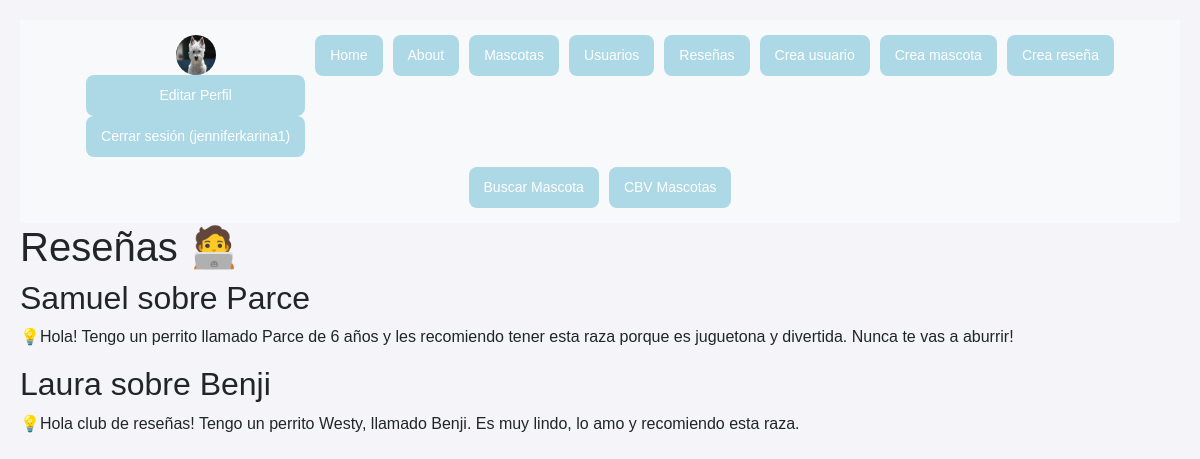
Screenshot of /reseñas/ (signed in) with the database file from the repository.
### accounts/models.py (models this page shows, shortened)
class Avatar(models.Model):
    user = models.OneToOneField(User, on_delete=models.CASCADE)
    imagen = models.ImageField(upload_to='avatares/', null=True, blank=True)

### myapp/models.py (models this page shows, shortened)
class Reseña(models.Model):
    usuario = models.ForeignKey(Usuario, on_delete=models.CASCADE)
    mascota = models.ForeignKey(Mascota, on_delete=models.CASCADE)
    comentario = models.TextField()

class Usuario(models.Model):
    name = models.CharField(max_length=200)
    email = models.EmailField()

class Mascota(models.Model):
    name = models.CharField(max_length=200)
    raza = models.CharField(max_length=200, default="Desconocida")
    edad = models.IntegerField(default=0)
    usuario = models.ForeignKey(Usuario, on_delete=models.CASCADE, default=1)

### myapp/views.py (called while the page is built)
@login_required(login_url='accounts:login')
def reseñas(request):
    reseñas = Reseña.objects.all()
    return render(request, 'reseñas/reseña.html', {'reseñas': reseñas})

### myapp/templates/reseñas/reseña.html
{% extends 'layouts/base.html' %}
{% block content %}
<h1>Reseñas 🧑‍💻</h1>
{% for reseña in reseñas %}
    <article>
        <h2>{{ reseña.usuario.name }} sobre {{ reseña.mascota.name }}</h2>
        <p>💡{{ reseña.comentario }}</p>
    </article>
{% empty %}
    <p>No hay reseñas disponibles.</p>
{% endfor %}
{% endblock %}

### myapp/templates/layouts/base.html (shortened to what this page needs)
<!DOCTYPE html>
<html lang="es">
<head>
    <link rel="stylesheet" href="https://maxcdn.bootstrapcdn.com/bootstrap/4.5.2/css/bootstrap.min.css">
</head>
<body>
<nav>
    <ul>
        <li>
            {% if user.is_authenticated %}
                {% if user.avatar %}
                    {% if user.avatar.imagen %}
                        <img src="{{ user.avatar.imagen.url }}" alt="Avatar" class="avatar-img">
                    {% endif %}
                {% endif %}
                <a href="{% url 'accounts:edit' %}">Editar Perfil</a>
                <a href="{% url 'accounts:logout' %}">Cerrar sesión ({{ user.username }})</a>
            {% else %}
                <a href="{% url 'accounts:login' %}">Iniciar sesión</a>
                <a href="{% url 'accounts:signup' %}">Registrarse</a>
            {% endif %}
        </li>
        <li>
            <a href="/">Home</a>
        </li>
        <li>
            <a href="/about">About</a>
        </li>
        <li>
            <a href="/mascotas">Mascotas</a>
        </li>
        <li>
            <a href="/usuario">Usuarios</a>
        </li>
        <li>
            <a href="/reseñas">Reseñas</a>
        </li>
        <li>
            <a href="/crea_usuario">Crea usuario</a>
        </li>
        <li>
            <a href="/crea_mascota">Crea mascota</a>
        </li>
        <li>
            <a href="/crea_reseña">Crea reseña</a>
        </li>
        <li>
            <a href="/buscar_mascota/">Buscar Mascota</a>
        </li>
        <li>
            <a href="{% url 'mascota_cbv_list' %}">CBV Mascotas</a>
        </li>
    </ul>
</nav>
{% block content %}
{% endblock %}
</body>
</html>

### myapp/templates/layouts/base.html (style rules this page uses)
body { font-family: Arial, sans-serif; background-color: #f4f4f9; padding: 20px; }
nav { background-color: #f8f9fa; padding: 10px; display: flex; justify-content: center; flex-wrap: wrap; }
nav ul { list-style-type: none; display: flex; flex-wrap: wrap; justify-content: center; padding: 0; margin: 0; }
nav ul li { margin: 5px; text-align: center; }
nav ul li a { display: block; padding: 10px 15px; width: auto; background-color: #ADD8E6; color: white; text-decoration: none; border-radius: 8px; transition: background-color 0.3s ease; font-size: 14px; }
.avatar-img { width: 40px; height: 40px; border-radius: 50%; }

### rows the page displays
Reseña: usuario.name "Samuel", mascota.name "Parce", comentario "Hola! Tengo un perrito llamado Parce de 6 años y les recomiendo tener esta raza porque es juguetona y divertida. Nunca te vas a aburrir!"
Reseña: usuario.name "Laura", mascota.name "Benji", comentario "Hola club de reseñas! Tengo un perrito Westy, llamado Benji. Es muy lindo, lo amo y recomiendo esta raza."

### other values shown
{{ user.username }} "jenniferkarina1"
